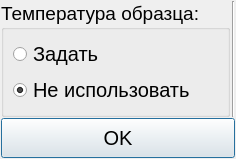
<?xml version="1.0" encoding="UTF-8"?>
<ui version="4.0">
 <class>tsdialog</class>
 <widget class="QDialog" name="tsdialog">
  <property name="windowModality">
   <enum>Qt::ApplicationModal</enum>
  </property>
  <property name="geometry">
   <rect>
    <x>0</x>
    <y>0</y>
    <width>235</width>
    <height>151</height>
   </rect>
  </property>
  <property name="sizePolicy">
   <sizepolicy hsizetype="Fixed" vsizetype="Fixed">
    <horstretch>0</horstretch>
    <verstretch>0</verstretch>
   </sizepolicy>
  </property>
  <property name="font">
   <font>
    <pointsize>15</pointsize>
   </font>
  </property>
  <property name="cursor">
   <cursorShape>BlankCursor</cursorShape>
  </property>
  <property name="windowTitle">
   <string>Температура образца</string>
  </property>
  <property name="windowIcon">
   <iconset resource="resource.qrc">
    <normaloff>:/Images/cc_logo-icon.png</normaloff>:/Images/cc_logo-icon.png</iconset>
  </property>
  <layout class="QVBoxLayout" name="verticalLayout_3">
   <property name="spacing">
    <number>1</number>
   </property>
   <property name="leftMargin">
    <number>1</number>
   </property>
   <property name="topMargin">
    <number>1</number>
   </property>
   <property name="rightMargin">
    <number>1</number>
   </property>
   <property name="bottomMargin">
    <number>1</number>
   </property>
   <item>
    <layout class="QHBoxLayout" name="horizontalLayout_3">
     <property name="spacing">
      <number>2</number>
     </property>
     <item>
      <widget class="QGroupBox" name="gbSampleTemp">
       <property name="sizePolicy">
        <sizepolicy hsizetype="Expanding" vsizetype="Expanding">
         <horstretch>0</horstretch>
         <verstretch>0</verstretch>
        </sizepolicy>
       </property>
       <property name="font">
        <font>
         <pointsize>14</pointsize>
         <weight>50</weight>
         <bold>false</bold>
        </font>
       </property>
       <property name="cursor">
        <cursorShape>BlankCursor</cursorShape>
       </property>
       <property name="title">
        <string>Температура образца:</string>
       </property>
       <layout class="QVBoxLayout" name="verticalLayout">
        <item>
         <widget class="QRadioButton" name="rbtnSetTemp">
          <property name="font">
           <font>
            <pointsize>15</pointsize>
           </font>
          </property>
          <property name="cursor">
           <cursorShape>BlankCursor</cursorShape>
          </property>
          <property name="text">
           <string>Задать</string>
          </property>
          <property name="checked">
           <bool>false</bool>
          </property>
         </widget>
        </item>
        <item>
         <widget class="QRadioButton" name="rbtnWithoutTemp">
          <property name="font">
           <font>
            <pointsize>15</pointsize>
           </font>
          </property>
          <property name="cursor">
           <cursorShape>BlankCursor</cursorShape>
          </property>
          <property name="text">
           <string>Не использовать</string>
          </property>
          <property name="checked">
           <bool>true</bool>
          </property>
         </widget>
        </item>
       </layout>
      </widget>
     </item>
     <item>
      <widget class="Line" name="line">
       <property name="orientation">
        <enum>Qt::Vertical</enum>
       </property>
      </widget>
     </item>
    </layout>
   </item>
   <item>
    <layout class="QHBoxLayout" name="horizontalLayout">
     <item>
      <widget class="QPushButton" name="pbtnOk">
       <property name="sizePolicy">
        <sizepolicy hsizetype="Expanding" vsizetype="Expanding">
         <horstretch>0</horstretch>
         <verstretch>0</verstretch>
        </sizepolicy>
       </property>
       <property name="minimumSize">
        <size>
         <width>0</width>
         <height>40</height>
        </size>
       </property>
       <property name="cursor">
        <cursorShape>BlankCursor</cursorShape>
       </property>
       <property name="text">
        <string>OK</string>
       </property>
      </widget>
     </item>
    </layout>
   </item>
  </layout>
 </widget>
 <resources>
  <include location="resource.qrc"/>
 </resources>
 <connections/>
</ui>
